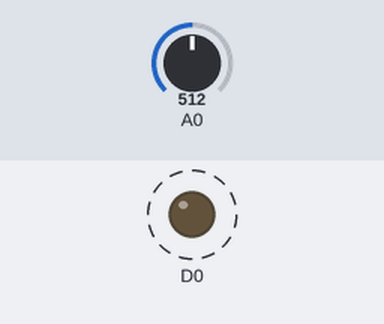
A sketch run on a simulated ESP8266 (NodeMCU). On the bench: output pins drawn as LEDs (lit = HIGH). Dashed ring = blinking. Inputs (shaded band) come from the test bench; at power-on: A0 = 512. What the sketch prints to the serial monitor is not drawn.

Above: at 1.8 s.
1.9 s: A0 set to 203
3.5 s: A0 set to 169
At 4.3 s:
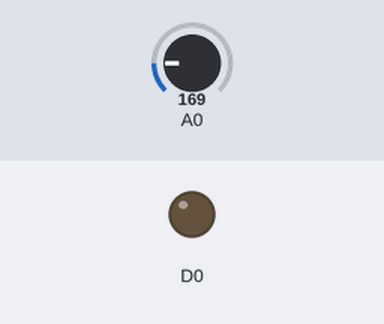
Timing chart, 0 to 6.5 s (numbered marks = the images above; inputs shaded):
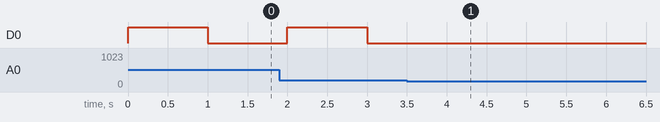

The sketch:

ClapLights.ino
```cpp
/*
 * TASK 2:
 * Clap Lights
 */

void setup() {
  Serial.begin(115200);
  pinMode(D0, OUTPUT);
}
int flag =0;

void loop() {
  // put your main code here, to run repeatedly:
  int sensorValue = analogRead(A0);
  float voltage = sensorValue * (5.0 / 1023.0);
  if(voltage>=0.9)
  {
    if(flag == 0)
    {
      digitalWrite(D0,HIGH);
      delay(1000);
      flag =1;
    }
    else if(flag ==1)
    {
      digitalWrite(D0,LOW);
      delay(1000);
      flag =0;
    }
  }
  Serial.println(voltage);
}
```

Measured:
- the behaviour switches between 185 and 184 on A0 (found by bisection; images 0 and 1)
- after the input at 3.5 s, D0: stops changing and stays LOW
